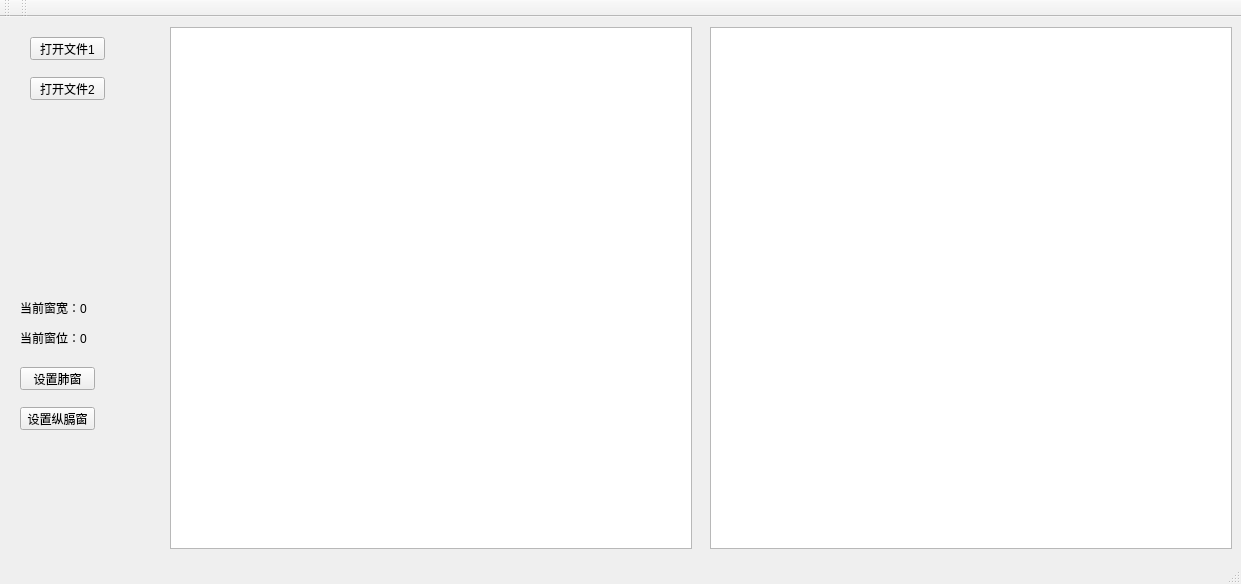
<?xml version="1.0" encoding="UTF-8"?>
<ui version="4.0">
 <class>DicomViewer</class>
 <widget class="QMainWindow" name="DicomViewer">
  <property name="geometry">
   <rect>
    <x>0</x>
    <y>0</y>
    <width>1241</width>
    <height>584</height>
   </rect>
  </property>
  <property name="windowTitle">
   <string>DicomViewer</string>
  </property>
  <widget class="QWidget" name="centralWidget">
   <widget class="QPushButton" name="FileOpenButton">
    <property name="geometry">
     <rect>
      <x>30</x>
      <y>20</y>
      <width>75</width>
      <height>23</height>
     </rect>
    </property>
    <property name="text">
     <string>打开文件1</string>
    </property>
   </widget>
   <widget class="QPushButton" name="FileOpenButton2">
    <property name="geometry">
     <rect>
      <x>30</x>
      <y>60</y>
      <width>75</width>
      <height>23</height>
     </rect>
    </property>
    <property name="text">
     <string>打开文件2</string>
    </property>
   </widget>
   <widget class="QPushButton" name="setLungWin">
    <property name="geometry">
     <rect>
      <x>20</x>
      <y>350</y>
      <width>75</width>
      <height>23</height>
     </rect>
    </property>
    <property name="text">
     <string>设置肺窗</string>
    </property>
   </widget>
   <widget class="QPushButton" name="setMedisatWin">
    <property name="geometry">
     <rect>
      <x>20</x>
      <y>390</y>
      <width>75</width>
      <height>23</height>
     </rect>
    </property>
    <property name="text">
     <string>设置纵膈窗</string>
    </property>
   </widget>
   <widget class="QLabel" name="cur_WinWidth">
    <property name="geometry">
     <rect>
      <x>20</x>
      <y>280</y>
      <width>91</width>
      <height>21</height>
     </rect>
    </property>
    <property name="text">
     <string>当前窗宽：0</string>
    </property>
   </widget>
   <widget class="QLabel" name="cur_WinCen">
    <property name="geometry">
     <rect>
      <x>20</x>
      <y>310</y>
      <width>91</width>
      <height>21</height>
     </rect>
    </property>
    <property name="text">
     <string>当前窗位：0</string>
    </property>
   </widget>
   <widget class="QLabel" name="mousePos">
    <property name="geometry">
     <rect>
      <x>30</x>
      <y>200</y>
      <width>54</width>
      <height>12</height>
     </rect>
    </property>
    <property name="text">
     <string/>
    </property>
   </widget>
   <widget class="QGraphicsView" name="graphicsView1">
    <property name="geometry">
     <rect>
      <x>170</x>
      <y>10</y>
      <width>522</width>
      <height>522</height>
     </rect>
    </property>
   </widget>
   <widget class="QGraphicsView" name="graphicsView2">
    <property name="geometry">
     <rect>
      <x>710</x>
      <y>10</y>
      <width>522</width>
      <height>522</height>
     </rect>
    </property>
   </widget>
  </widget>
  <widget class="QMenuBar" name="menuBar">
   <property name="geometry">
    <rect>
     <x>0</x>
     <y>0</y>
     <width>1241</width>
     <height>22</height>
    </rect>
   </property>
  </widget>
  <widget class="QToolBar" name="mainToolBar">
   <attribute name="toolBarArea">
    <enum>TopToolBarArea</enum>
   </attribute>
   <attribute name="toolBarBreak">
    <bool>false</bool>
   </attribute>
  </widget>
  <widget class="QStatusBar" name="statusBar"/>
  <widget class="QToolBar" name="toolBar">
   <property name="windowTitle">
    <string>toolBar</string>
   </property>
   <attribute name="toolBarArea">
    <enum>TopToolBarArea</enum>
   </attribute>
   <attribute name="toolBarBreak">
    <bool>false</bool>
   </attribute>
  </widget>
  <action name="fileOpen">
   <property name="text">
    <string>打开</string>
   </property>
  </action>
  <action name="exitButton">
   <property name="text">
    <string>退出</string>
   </property>
  </action>
 </widget>
 <layoutdefault spacing="6" margin="11"/>
 <resources/>
 <connections/>
</ui>
